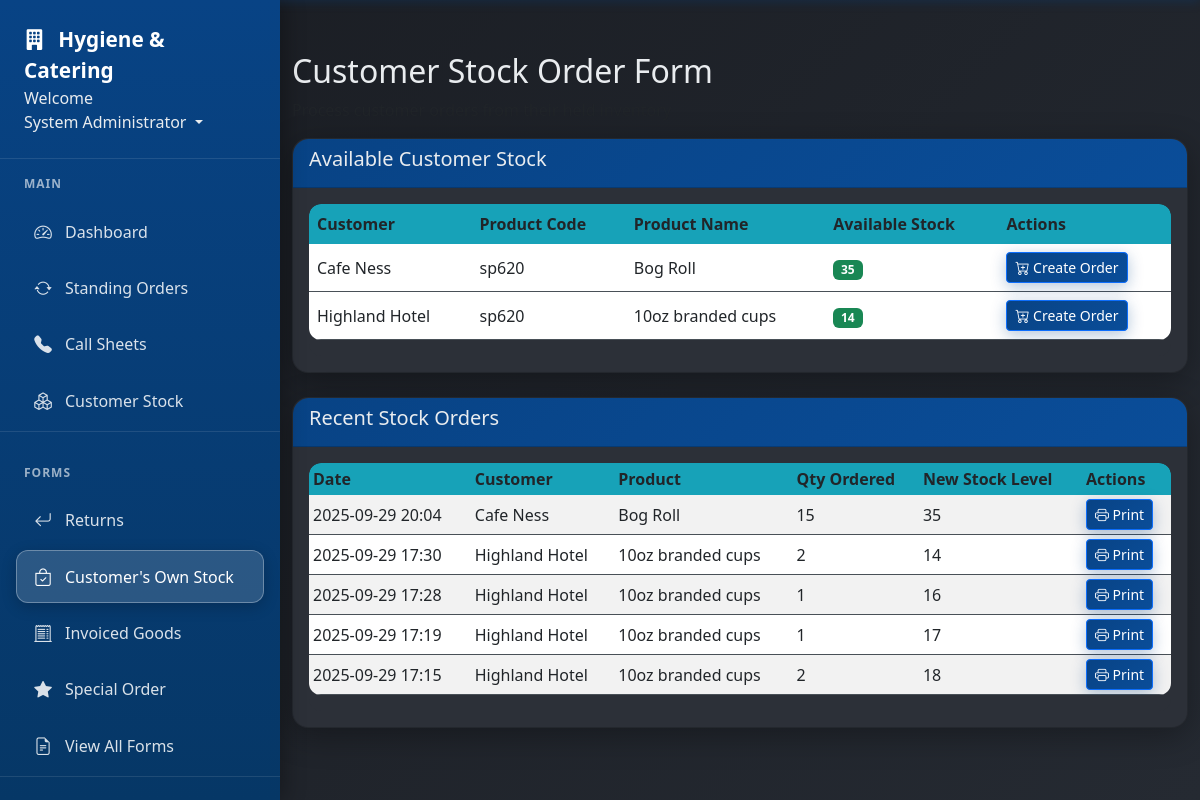
The page /branded-stock (signed in) on the database as committed earlier.
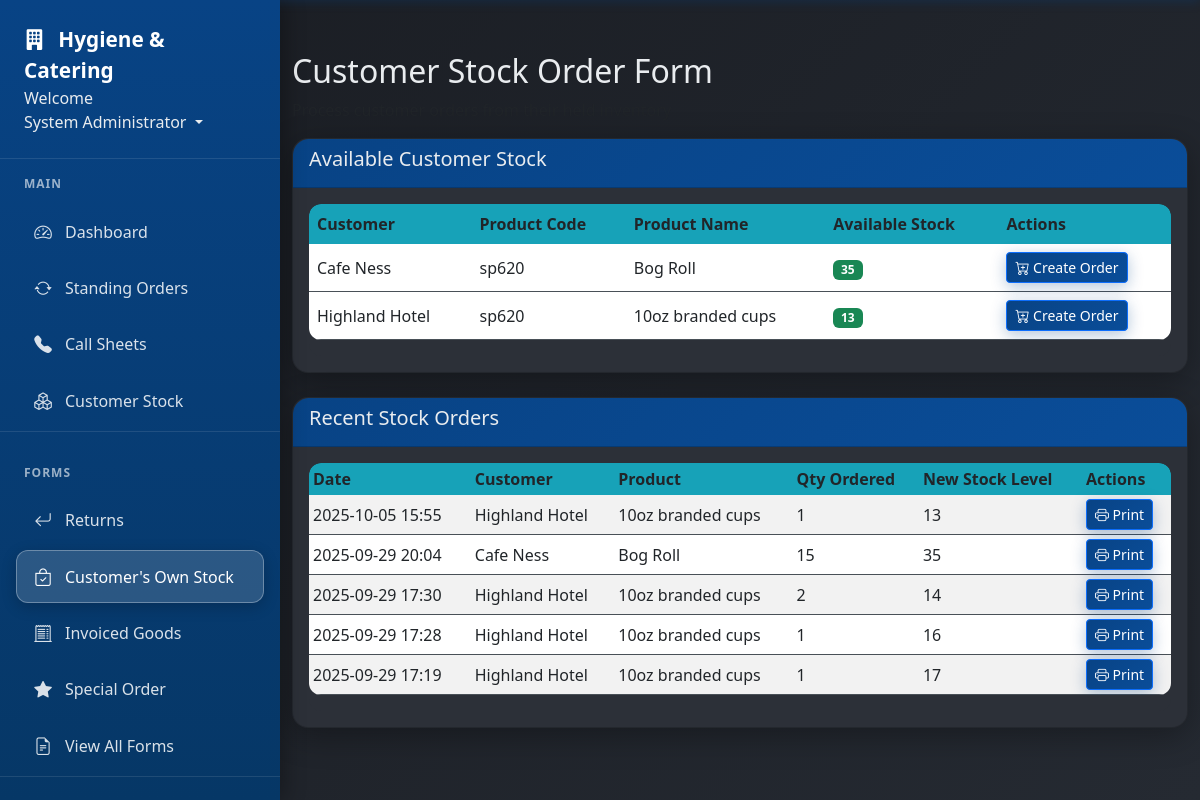
The same page on the database as committed later.
### app/models.py (models this page shows, shortened)
class CustomerStock(db.Model):
    id = db.Column(db.Integer, primary_key=True)
    customer_id = db.Column(db.Integer, db.ForeignKey('customer.id'), nullable=False)
    product_code = db.Column(db.String(50), nullable=True)  # Changed to nullable=True
    product_name = db.Column(db.String(100), nullable=False)
    current_stock = db.Column(db.Integer, nullable=False, default=0)
    reorder_level = db.Column(db.Integer, default=5)  # Alert when stock gets low
    created_at = db.Column(db.DateTime, nullable=False, default=datetime.utcnow)
    updated_at = db.Column(db.DateTime, nullable=False, default=datetime.utcnow, onupdate=datetime.utcnow)
    customer = db.relationship('Customer', backref=db.backref('stock_items', lazy=True))
    transactions = db.relationship('StockTransaction', backref='stock_item', lazy=True, cascade='all, delete-orphan')

class Customer(db.Model):
    id = db.Column(db.Integer, primary_key=True)
    account_number = db.Column(db.String(20), unique=True, nullable=False, index=True)
    name = db.Column(db.String(100), nullable=False, index=True)
    contact_name = db.Column(db.String(100))
    phone = db.Column(db.String(20))  # Main phone number for the account
    email = db.Column(db.String(100))
    address = db.Column(db.String(200))
    notes = db.Column(db.Text)
    callsheet_notes = db.Column(db.Text)  # Persistent across all callsheets
    addresses = db.relationship('CustomerAddress', backref='customer', lazy=True, cascade='all, delete-orphan')

class Form(db.Model):
    id = db.Column(db.Integer, primary_key=True)
    type = db.Column(db.String(50), nullable=False)
    data = db.Column(db.Text, nullable=False)
    date_created = db.Column(db.DateTime, nullable=False, default=datetime.utcnow)
    user_id = db.Column(db.Integer, db.ForeignKey('user.id'), nullable=False)
    is_completed = db.Column(db.Boolean, default=False)
    completed_date = db.Column(db.DateTime, nullable=True)
    completed_by = db.Column(db.Integer, db.ForeignKey('user.id'), nullable=True)
    is_archived = db.Column(db.Boolean, default=False)
    completer = db.relationship('User', foreign_keys=[completed_by], backref='completed_forms')

### app/routes.py (the view, shortened to what this page needs)
@main.route('/branded-stock', methods=['GET', 'POST'])
@login_required
def branded_stock():
    form = BrandedStockForm()
    stock_items = CustomerStock.query.join(Customer).order_by(Customer.name, CustomerStock.product_name).all()
    recent_forms = Form.query.filter_by(type='branded_stock').order_by(Form.date_created.desc()).limit(5).all()
    recent_branded_stock = []
    for form_entry in recent_forms:
        form_dict = {
            'id': form_entry.id,
            'date_created': form_entry.date_created,
            'data': json.loads(form_entry.data)
        }
        recent_branded_stock.append(form_dict)
    return render_template('branded_stock.html',
                         title='Customer Stock Orders',
                         form=form,
                         stock_items=stock_items,
                         recent_branded_stock=recent_branded_stock)

### app/models.py (called while the page is built)
@login_manager.user_loader
def load_user(user_id):
    return User.query.get(int(user_id))

### app/templates/branded_stock.html (shortened to what this page needs)
{% extends "base.html" %}
{% block content %}
<h2>Customer Stock Order Form</h2>
<p class="text-muted">Process customer orders from their held inventory</p>
<div class="card mb-4">
  <div class="card-header">
    <h5>Available Customer Stock</h5>
  </div>
  <div class="card-body">
    {% if stock_items and stock_items|length > 0 %}
    <div class="table-responsive">
      <table class="table table-hover">
        <thead>
          <tr>
            <th>Customer</th>
            <th>Product Code</th>
            <th>Product Name</th>
            <th>Available Stock</th>
            <th>Actions</th>
          </tr>
        </thead>
        <tbody>
          {% for item in stock_items %}
          <tr>
            <td>{{ item.customer.name }}</td>
            <td>{{ item.product_code or 'N/A' }}</td>
            <td>{{ item.product_name }}</td>
            <td>
              <span class="badge {% if item.current_stock == 0 %}bg-danger{% elif item.current_stock <= item.reorder_level %}bg-warning{% else %}bg-success{% endif %}">
                {{ item.current_stock }} {{ item.unit_type }}
              </span>
            </td>
            <td>
              <button
                class="btn btn-sm btn-primary"
                onclick="quickSelectItem({{ item.id }}, {{ item.customer_id }}, '{{ item.customer.account_number }}', '{{ item.customer.name }}', '{{ item.product_code or 'N/A' }}', '{{ item.product_name }}', {{ item.current_stock }}, '{{ item.unit_type }}')"
                {% if item.current_stock == 0 %}disabled{% endif %}>
                <i class="bi bi-cart-plus"></i> Create Order
              </button>
            </td>
          </tr>
          {% endfor %}
        </tbody>
      </table>
    </div>
    {% else %}
    <p class="text-muted">No customer stock items found. Add stock items in the Customer Stock page first.</p>
    {% endif %}
  </div>
</div>
<div class="card mt-4">
  <div class="card-header">
    <h5>Recent Stock Orders</h5>
  </div>
  <div class="card-body">
    {% if recent_branded_stock and recent_branded_stock|length > 0 %}
    <div class="table-responsive">
      <table class="table table-striped table-sm">
        <thead>
          <tr>
            <th>Date</th>
            <th>Customer</th>
            <th>Product</th>
            <th>Qty Ordered</th>
            <th>New Stock Level</th>
            <th>Actions</th>
          </tr>
        </thead>
        <tbody>
          {% for delivery in recent_branded_stock %}
          <tr>
            <td>{{ delivery.date_created.strftime('%Y-%m-%d %H:%M') if delivery.date_created else 'N/A' }}</td>
            <td>{{ delivery.data.get('customer_name', delivery.data.get('customer_account', 'N/A')) }}</td>
            <td>{{ delivery.data.get('product_name', delivery.data.get('product_code', 'N/A')) }}</td>
            <td>{{ delivery.data.get('quantity_delivered', 'N/A') }}</td>
            <td>{{ delivery.data.get('current_stock', 'N/A') }}</td>
            <td>
              <a
                href="{{ url_for('main.print_form', form_id=delivery.id) }}"
                class="btn btn-sm btn-primary"
                target="_blank"
              >
                <i class="bi bi-printer"></i> Print
              </a>
            </td>
          </tr>
          {% endfor %}
        </tbody>
      </table>
    </div>
    {% else %}
    <p class="text-muted">No stock orders recorded yet.</p>
    {% endif %}
  </div>
</div>
{% endblock %}

Rows that differ between the two databases and show on the page:
changed CustomerStock "10oz branded cups": current_stock "14" → "13"; date_created "2025-09-29 17:30" → "2025-10-05 15:55"; data.get "2" → "1"; data.get "14" → "13"; date_created "2025-09-29 17:15" → "2025-09-29 17:30"; data.get "18" → "14"; moves up the list
